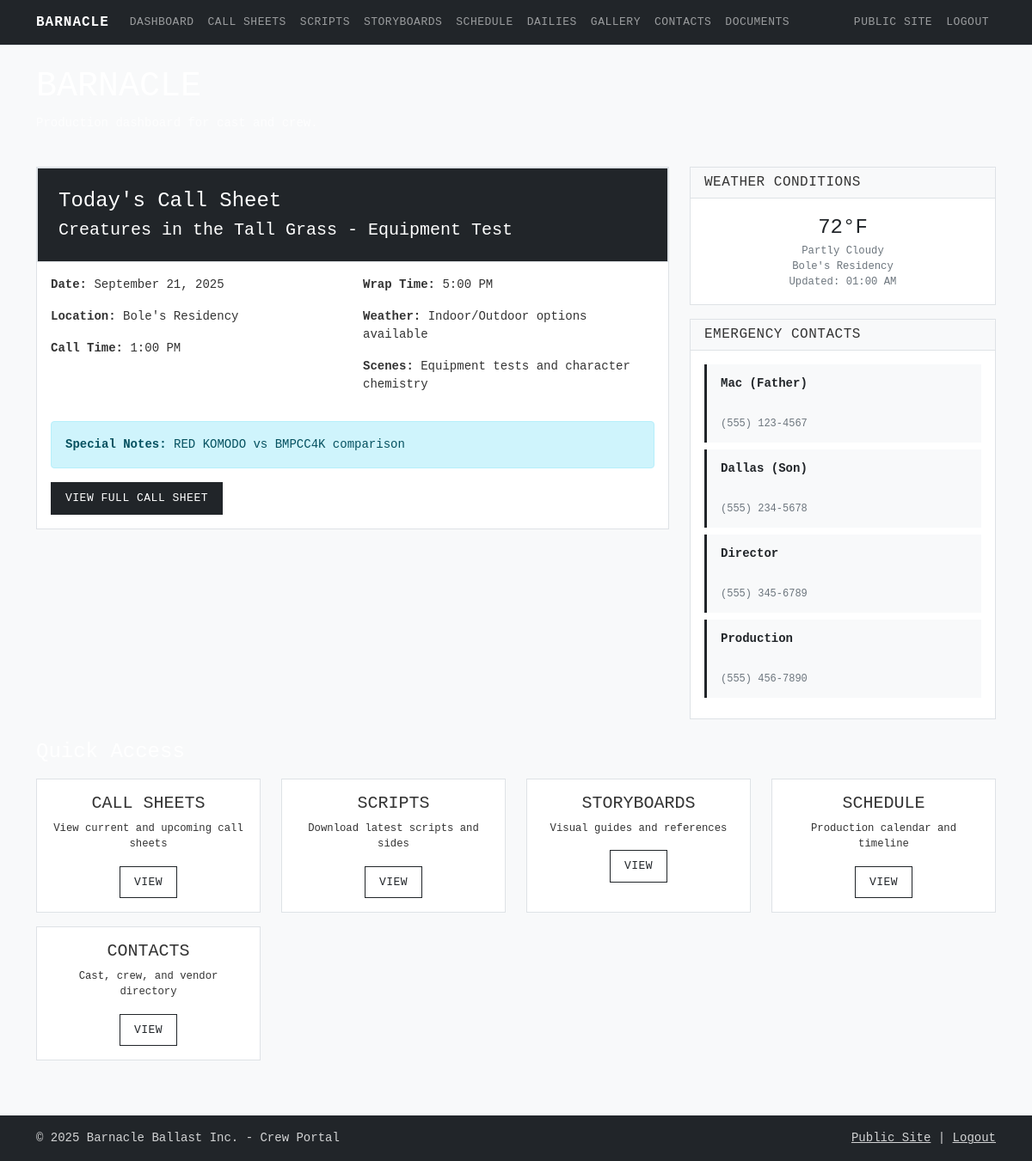
The app's page /crew/dashboard (signed in) with its own data.
### app.py (models this page shows, shortened)
class CallSheet(db.Model):
    id = db.Column(db.Integer, primary_key=True)
    title = db.Column(db.String(200), nullable=False)
    date = db.Column(db.Date, nullable=False)
    location = db.Column(db.String(200), nullable=False)
    call_time = db.Column(db.String(20), nullable=False)
    wrap_time = db.Column(db.String(20), nullable=False)
    weather_contingency = db.Column(db.Text)
    cast_notes = db.Column(db.Text)
    crew_notes = db.Column(db.Text)
    special_notes = db.Column(db.Text)
    scenes = db.Column(db.Text)
    created_at = db.Column(db.DateTime, default=datetime.utcnow)
    updated_at = db.Column(db.DateTime, default=datetime.utcnow, onupdate=datetime.utcnow)

### app.py (the view)
@app.route('/crew/dashboard')
def crew_dashboard():
    if not session.get('crew_logged_in'):
        return redirect(url_for('crew_login'))
    today = datetime.now().date()
    todays_call_sheet = CallSheet.query.filter_by(date=today).first()
    weather = get_weather_data()
    recent_posts = BlogPost.query.filter_by(published=True).order_by(BlogPost.created_at.desc()).limit(3).all()
    return render_template('crew/dashboard.html',
                         call_sheet=todays_call_sheet,
                         weather=weather,
                         posts=recent_posts)

### utils.py (called while the page is built)
def get_weather_data(location="Bole's Residency"):
    return {
        'location': location,
        'temperature': '72°F',
        'condition': 'Partly Cloudy',
        'humidity': '65%',
        'wind': '8 mph NW',
        'forecast': 'Good conditions for outdoor shooting',
        'updated': datetime.now().strftime('%I:%M %p')
    }

### templates/crew/dashboard.html (shortened to what this page needs)
{% extends "crew/crew_base.html" %}
{% block content %}
<div class="container mt-4">
    <div class="row mb-4">
        <div class="col">
            <h1 class="text-white">BARNACLE</h1>
            <p class="text-light">Production dashboard for cast and crew.</p>
        </div>
    </div>
    <div class="row mb-4">
        <div class="col-md-8">
            {% if call_sheet %}
            <div class="card">
                <div class="call-sheet-header">
                    <h4 class="mb-2">Today's Call Sheet</h4>
                    <h5 class="mb-0">{{ call_sheet.title }}</h5>
                </div>
                <div class="card-body">
                    <div class="row">
                        <div class="col-md-6">
                            <p><strong>Date:</strong> {{
                                call_sheet.date.strftime('%B %d, %Y') }}</p>
                            <p><strong>Location:</strong> {{ call_sheet.location
                                }}</p>
                            <p><strong>Call Time:</strong> {{
                                call_sheet.call_time }}</p>
                        </div>
                        <div class="col-md-6">
                            <p><strong>Wrap Time:</strong> {{
                                call_sheet.wrap_time }}</p>
                            <p><strong>Weather:</strong> {{
                                call_sheet.weather_contingency or 'TBD' }}</p>
                            <p><strong>Scenes:</strong> {{ call_sheet.scenes or
                                'TBD' }}</p>
                        </div>
                    </div>
                    {% if call_sheet.special_notes %}
                    <div class="alert alert-info mt-3">
                        <strong>Special Notes:</strong> {{
                        call_sheet.special_notes }}
                    </div>
                    {% endif %}
                    <div class="mt-3">
                        <a
                            href="{{ url_for('crew_callsheet_detail', sheet_id=call_sheet.id) }}"
                            class="btn btn-primary">View Full Call Sheet</a>
                    </div>
                </div>
            </div>
            {% endif %}
        </div>
        <div class="col-md-4">
            <div class="card mb-3">
                <div class="card-header">
                    <h6 class="mb-0">Weather Conditions</h6>
                </div>
                <div class="card-body">
                    <div id="weather-widget">
                    </div>
                </div>
            </div>
            <div class="card">
                <div class="card-header">
                    <h6 class="mb-0">Emergency Contacts</h6>
                </div>
                <div class="card-body">
                    <div class="emergency-contact mb-2">
                        <strong>Mac (Father)</strong><br>
                        <small class="text-muted">(555) 123-4567</small>
                    </div>
                    <div class="emergency-contact mb-2">
                        <strong>Dallas (Son)</strong><br>
                        <small class="text-muted">(555) 234-5678</small>
                    </div>
                    <div class="emergency-contact mb-2">
                        <strong>Director</strong><br>
                        <small class="text-muted">(555) 345-6789</small>
                    </div>
                    <div class="emergency-contact">
                        <strong>Production</strong><br>
                        <small class="text-muted">(555) 456-7890</small>
                    </div>
                </div>
            </div>
        </div>
    </div>
    <div class="row mb-4">
        <div class="col">
            <h4 class="text-white mb-3">Quick Access</h4>
            <div class="row">
                <div class="col-md-3 mb-3">
                    <div class="card h-100">
                        <div class="card-body text-center">
                            <h5 class="card-title">CALL SHEETS</h5>
                            <p class="card-text small">View current and upcoming
                                call sheets</p>
                            <a href="{{ url_for('crew_callsheets') }}"
                                class="btn btn-outline-primary btn-sm">View</a>
                        </div>
                    </div>
                </div>
                <div class="col-md-3 mb-3">
                    <div class="card h-100">
                        <div class="card-body text-center">
                            <h5 class="card-title">SCRIPTS</h5>
                            <p class="card-text small">Download latest scripts
                                and sides</p>
                            <a href="{{ url_for('crew_scripts') }}"
                                class="btn btn-outline-primary btn-sm">View</a>
                        </div>
                    </div>
                </div>
                <div class="col-md-3 mb-3">
                    <div class="card h-100">
                        <div class="card-body text-center">
                            <h5 class="card-title">STORYBOARDS</h5>
                            <p class="card-text small">Visual guides and
                                references</p>
                            <a href="{{ url_for('crew_storyboards') }}"
                                class="btn btn-outline-primary btn-sm">View</a>
                        </div>
                    </div>
                </div>
                <div class="col-md-3 mb-3">
                    <div class="card h-100">
                        <div class="card-body text-center">
                            <h5 class="card-title">SCHEDULE</h5>
                            <p class="card-text small">Production calendar and
                                timeline</p>
                            <a href="{{ url_for('crew_schedule') }}"
                                class="btn btn-outline-primary btn-sm">View</a>
                        </div>
                    </div>
                </div>
                <div class="col-md-3 mb-3">
                    <div class="card h-100">
                        <div class="card-body text-center">
                            <h5 class="card-title">CONTACTS</h5>
                            <p class="card-text small">Cast, crew, and vendor
                                directory</p>
                            <a href="{{ url_for('crew_contacts') }}"
                                class="btn btn-outline-primary btn-sm">View</a>
                        </div>
                    </div>
                </div>
            </div>
        </div>
    </div>
</div>
{% endblock %}

### static/css/main.css (style rules this page uses)
:root { --bb-primary: #2c5f63; --bb-secondary: #6c757d; --bb-accent: #495057; --bb-dark: #212529; --bb-light: #f8f9fa; --bb-border: #dee2e6; }
body { font-family: 'SF Mono', 'Monaco', 'Inconsolata', 'Roboto Mono', 'Courier New', monospace; line-height: 1.5; font-size: 14px; color: var(--bb-dark); background-color: #ffffff; }
.btn { font-family: inherit; font-size: 13px; font-weight: 500; border-radius: 0; border: 1px solid var(--bb-border); padding: 8px 16px; text-transform: uppercase; letter-spacing: 0.5px; transition: all 0.2s ease; }
.btn-primary { background-color: var(--bb-dark); border-color: var(--bb-dark); color: white; }
.btn-outline-primary { color: var(--bb-dark); border-color: var(--bb-dark); background-color: transparent; }
.card { border: 1px solid var(--bb-border); border-radius: 0; box-shadow: none; background-color: white; }
.card-header { background-color: var(--bb-light); border-bottom: 1px solid var(--bb-border); font-weight: 600; font-size: 13px; text-transform: uppercase; letter-spacing: 0.5px; }
.crew-portal { background-color: #f8f9fa; color: var(--bb-dark); }
.call-sheet-header { background-color: var(--bb-dark); color: white; padding: 1.5rem; border: 1px solid var(--bb-border); }
.emergency-contact { border-left: 3px solid var(--bb-dark); padding-left: 1rem; background-color: var(--bb-light); }

### static/css/crew.css (style rules this page uses)
.crew-portal { background-color: #f8f9fa; min-height: 100vh; font-family: 'SF Mono', 'Monaco', 'Inconsolata', 'Roboto Mono', 'Courier New', monospace; }
.call-sheet-header { background-color: var(--bb-dark); color: white; padding: 1.5rem; border: 1px solid var(--bb-border); }
.call-sheet-header::after { display: none; }
.emergency-contact { border-left: 3px solid var(--bb-dark); padding: 0.75rem 1rem; margin-bottom: 0.5rem; background: var(--bb-light); transition: background-color 0.2s ease; cursor: pointer; }
.emergency-contact strong { color: var(--bb-dark); display: block; margin-bottom: 0.25rem; font-weight: 600; }
.emergency-contact small { color: var(--bb-secondary); font-size: 12px; }
.crew-portal .card { background-color: rgba(255, 255, 255, 0.95); color: #333; }
.crew-portal .text-muted { color: #6c757d !important; }
.crew-portal .text-white { color: white !important; }
.crew-portal .text-light { color: rgba(255, 255, 255, 0.8) !important; }

### records on screen
CallSheet: title "Creatures in the Tall Grass - Equipment Test", date "September 21, 2025", location "Bole's Residency", call_time "1:00 PM", wrap_time "5:00 PM", weather_contingency "Indoor/Outdoor options available", scenes "Equipment tests and character chemistry", special_notes "RED KOMODO vs BMPCC4K comparison"
